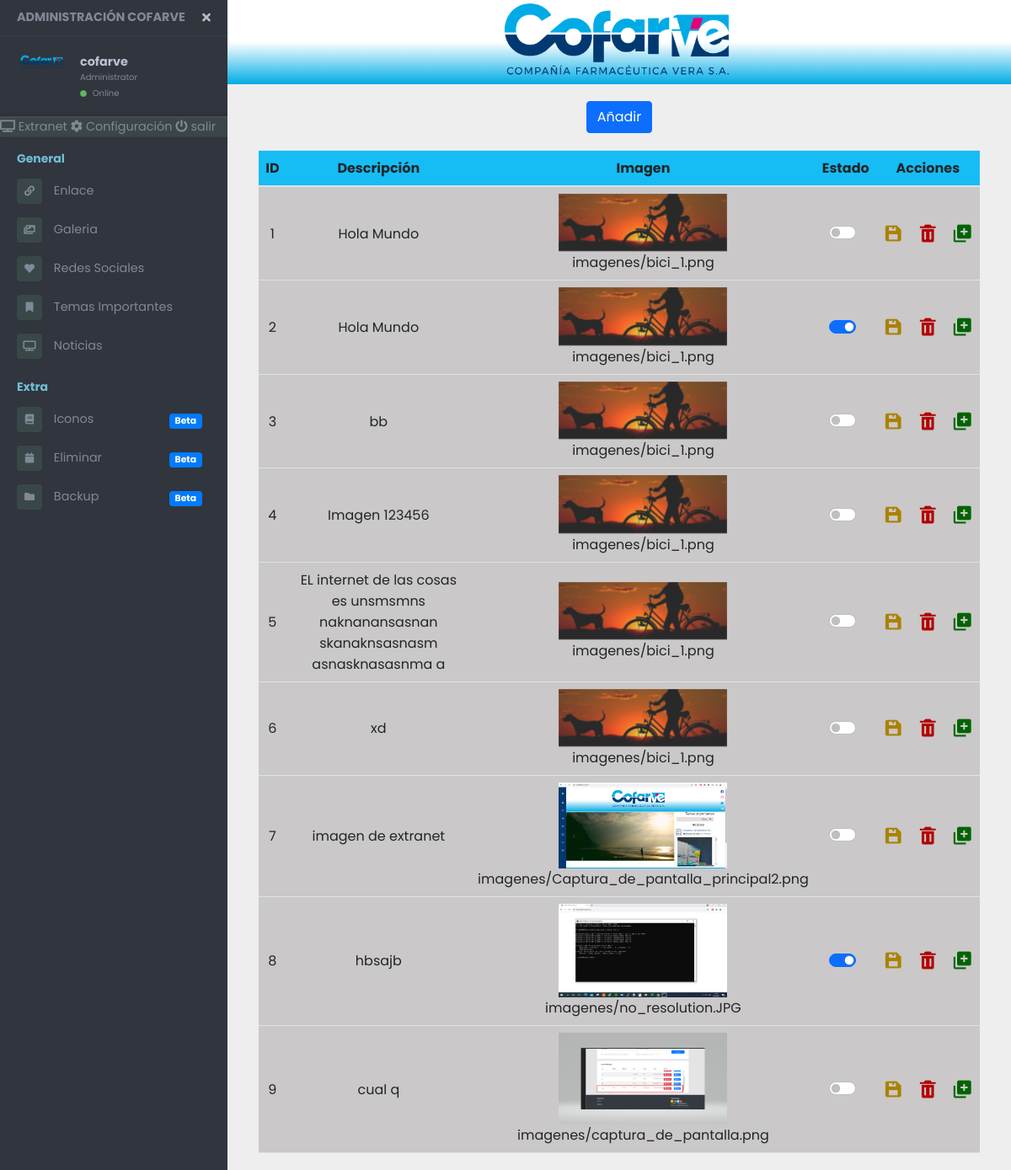
Page /galeria/ (signed in) on the committed database.
### blog/models.py (models this page shows, shortened)
class Galeria(models.Model):
    id = models.AutoField(primary_key=True)
    imageX = models.FileField(upload_to='imagenes', max_length=254, blank=True)
    descripcion= models.CharField(max_length=300, blank=True)
    state = models.BooleanField(default=False)

### blog/views/viewGaleria.py (the view)
# urls.py: path('galeria/',login_required(viewGaleria.galeriaConfi), name= 'galeria'),
def galeriaConfi(request):
    picture = Galeria.objects.all()
    if request.method == 'POST':
        form = PostGaleria(request.POST, request.FILES)
        if form.is_valid():
            form.save()
            return render(request,'edit.html' )
    else:
        form = PostGaleria()
    contexto = {'form' : form, 'picture' : picture}
    return render(request, 'galeria.html', contexto)

### blog/forms.py
class PostGaleria(forms.ModelForm):
    class Meta:
        model = Galeria
        fields = ('id', 'imageX', 'descripcion','state' )

### public/templates/galeria.html (shortened to what this page needs)
{% extends 'encabezado2.html' %}
{% load static %}
  {% block estilos %}
 <link rel="stylesheet" href='{% static "./css/styleAdmin.css" %}'>
  {% endblock estilos %}
  {% block cuerpo %}
      <button type="button" data-toggle="modal" data-target="#ModalRedesAdd"
        class="btn btn-primary btn-nuevo">Añadir</button>
      <table class="table" id="tablaT">
        <thead class="" id="table-head">
          <tr>
            <th>ID</th>
            <th>Descripción</th>
            <th>Imagen</th>
            <th>Estado</th>
            <th colspan="3">Acciones</th>
          </tr>
        </thead>
        <tbody>
          {% for image in picture %}
          <form action="" method="post" class="post-form" id="FormUpdate{{image.id}}">
            <tr class="item-main contenidoMenu" id="contenidoMenu{{image.id}}">
              <td> {{image.id}}</td>
              <td>{{image.descripcion}}</td>
              <td>
                <img src="/media/{{image.imageX}}" data-image-hd="/media/{{image.imageX}}"  alt="Imagen 1" class="imagen" width="200px">
               <br><span> {{image.imageX}}</span>
        </td>
              <td>
                <div class="form-check form-switch">
                  <form action="{% url 'updateState' image.id %}" method="post" id="formularioG{{image.id}}">
                  {% if image.state %}
                  <input class="form-check-input" name="{{image.state}}" type="checkbox" id="flexSwitchCheckChecked"
                    checked onchange="estadoGaleria(`{{image.state}}`, `{% url 'updateState' image.id %}`)">
                  {% else %}
                  <input class="form-check-input" name="{{image.state}}" type="checkbox"
                    id="flexSwitchCheckChecked" onchange="estadoGaleria(`{{image.state}}`, `{% url 'updateState' image.id %}`)">
                  {% endif %}
                   </form>
                </div>
              </td>
              <td> <a id="" href="{% url 'updateimg' image.id %}" class="Button"><i
                    class='bx bxs-save icon-item icon-update' id=""></i></i></a></td>
              <td> <a id="" href="#"  class="modal-action modal-close waves-effect waves-green btn-flat "><i
                    class='bx bxs-trash icon-item icon-delete' id=""></i></a></td>
              <td> <a href="" data-toggle="modal" data-target="#ModalMenu"><i
                    class='bx bxs-add-to-queue icon-item icon-nuevo'></i></a></td>
            </tr>
          </form>
          {% endfor %}
        </tbody>
      </table>
    </div>
  </div>
  {% endblock cuerpo %}

### public/templates/encabezado2.html (shortened to what this page needs)
{% load static %}
<link href="//maxcdn.bootstrapcdn.com/bootstrap/4.0.0/css/bootstrap.min.css" rel="stylesheet" id="bootstrap-css">
<!DOCTYPE html>
<html lang="en">
<head>
    <link rel="stylesheet" href="https://maxcdn.bootstrapcdn.com/bootstrap/4.0.0/css/bootstrap.min.css"
>
        <link href="https://cdn.jsdelivr.net/npm/bootstrap@5.1.3/dist/css/bootstrap.min.css" rel="stylesheet">
    <link rel="stylesheet" href='{% static "./../static/css/encabezado2.css" %}'>
    <link rel="stylesheet" href="https://cdn.jsdelivr.net/npm/boxicons@latest/css/boxicons.min.css" />
    <link rel="stylesheet" href='{% static "./css/styleAdmin.css" %}'>
    <link href="https://use.fontawesome.com/releases/v5.0.6/css/all.css" rel="stylesheet">
  {% block estilos %}
  {% endblock estilos %}
</head>
<body>
<div class="page-wrapper chiller-theme toggled">
  <nav id="sidebar" class="sidebar-wrapper">
    <div class="sidebar-content">
      <div class="sidebar-brand">
        <a href="/administrador">Administración Cofarve</a>
        <div id="close-sidebar">
          <i class="fas fa-times"></i>
        </div>
      </div>
      <div class="sidebar-header">
        <div class="user-pic">
          <img class="img-responsive img-rounded" src='{% static "./../static/img/cofarve.png" %}'  alt="User picture">
        </div>
        <div class="user-info">
          <span class="user-name">
            <strong>{{ user.username }}</strong>
          </span>
          <span class="user-role">Administrator</span>
          <span class="user-status">
            <i class="fa fa-circle"></i>
            <span>Online</span>
          </span>
        </div>
      </div>
      <div class="sidebar-brand2 ">
        <a href="/" target="_blank">
          <i class="fa fa-tv"> </i>
      Extranet
        </a>
        <a href="#" >
          <i class="fa fa-cog"></i>
           Configuración
        </a>
        <a href=""  data-toggle="modal" data-target="#ModalSalir"
        id="btnSubmenuid"  >
          <i class="fa fa-power-off"> </i>
          salir
        </a>
      </div>
      <div class="sidebar-menu">
        <ul>
          <li class="header-menu">
            <span>General</span>
          </li>
          <li>
            <a href="/administrador">
              <i class="fa fa-link"></i>
              <span>Enlace</span>
            </a>
          </li>
          <li >
            <a href="/galeria">
              <i class="fa fa-images"></i>
              <span>Galeria</span>
            </a>
          </li>
          <li class="">
            <a href="/redes-sociales">
              <i class="fa fa-heart"></i>
              <span>Redes Sociales</span>
            </a>
          </li>
          <li class="">
            <a href="/temas-importantes">
              <i class="fa fa-bookmark"></i>
              <span>Temas Importantes</span>
            </a>
          </li>
          <li class="">
            <a href="/noticias">
              <i class="fa fa-tv"></i>
              <span>Noticias</span>
            </a>
          </li>
          <li class="header-menu">
            <span>Extra</span>
          </li>
          <li>
            <a href="#">
              <i class="fa fa-book"></i>
              <span>Iconos</span>
              <span class="badge badge-pill badge-primary">Beta</span>
            </a>
          </li>
          <li>
            <a href="#">
              <i class="fa fa-calendar"></i>
              <span>Eliminar</span>
              <span class="badge badge-pill badge-primary">Beta</span>
            </a>
          </li>
          <li>
            <a href="#">
              <i class="fa fa-folder"></i>
              <span>Backup</span>
              <span class="badge badge-pill badge-primary">Beta</span>
            </a>
          </li>
        </ul>
      </div>
    </div>
  </nav>
  <main class="page-content">
    <div class="content">
      <div id="imagenMain-AD">
        <img src='{% static "./img/cofarve.png" %}'>
      </div>
    {% block cuerpo %}
    {% endblock cuerpo %}
</html>

### public/static/css/encabezado2.css (style rules this page uses)
body { font-size: 0.9rem; }
.page-wrapper .sidebar-wrapper, .sidebar-wrapper .sidebar-brand2 .sidebar-brand > a, .sidebar-wrapper .sidebar-dropdown > a:after, .sidebar-wrapper .sidebar-menu .sidebar-dropdown .sidebar-submenu li a:before, .sidebar-wrapper ul li a i, .page-wrapper .page-content, .sidebar-wrapper .sidebar-menu ul li a, #show-sidebar, #close-sidebar { -webkit-transition: all 0.3s ease; -moz-transition: all 0.3s ease; -ms-transition: all 0.3s ease; -o-transition: all 0.3s ease; transition: all 0.3s ease; }
.page-wrapper { height: 100vh; }
.page-wrapper.toggled .sidebar-wrapper { left: 0px; }
@media screen and (min-width: 768px) { .page-wrapper.toggled .page-content { padding-left: 270px; } }
.sidebar-wrapper { width: 270px; height: 100%; max-height: 100%; position: fixed; top: 0; left: -300px; z-index: 999; }
.sidebar-wrapper ul { list-style-type: none; padding: 0; margin: 0; }
.sidebar-wrapper a { text-decoration: none; }
.sidebar-content { max-height: calc(100% - 30px); height: calc(100% - 30px); overflow-y: auto; position: relative; }
.sidebar-wrapper .sidebar-brand { padding: 10px 20px; display: flex; align-items: center; }
.sidebar-wrapper .sidebar-brand > a { text-transform: uppercase; font-weight: bold; flex-grow: 1; }
.sidebar-wrapper .sidebar-header { padding: 20px; overflow: hidden; }
.sidebar-wrapper .sidebar-header .user-pic { float: left; width: 60px; padding: 2px; border-radius: 12px; margin-right: 15px; overflow: hidden; }
.sidebar-wrapper .sidebar-header .user-pic img { object-fit: cover; width: 100%; }
.sidebar-wrapper .sidebar-header .user-info { float: left; }
.sidebar-wrapper .sidebar-header .user-info > span { display: block; }
.sidebar-wrapper .sidebar-header .user-info .user-role { font-size: 10px; }
.sidebar-wrapper .sidebar-header .user-info .user-status { font-size: 10px; margin-top: 4px; }
.sidebar-wrapper .sidebar-header .user-info .user-status i { font-size: 8px; margin-right: 4px; color: #5cb85c; }
.sidebar-wrapper .sidebar-menu { padding-bottom: 10px; }
.sidebar-wrapper .sidebar-menu .header-menu span { font-weight: bold; font-size: 14px; padding: 15px 20px 5px 20px; display: inline-block; }
.sidebar-wrapper .sidebar-menu ul li a { display: inline-block; width: 100%; text-decoration: none; position: relative; padding: 8px 30px 8px 20px; }
.sidebar-wrapper .sidebar-menu ul li a i { margin-right: 10px; font-size: 12px; width: 30px; height: 30px; line-height: 30px; text-align: center; border-radius: 4px; }
.sidebar-wrapper .sidebar-menu ul li a span.label, .sidebar-wrapper .sidebar-menu ul li a span.badge { float: right; margin-top: 8px; margin-left: 5px; }
.page-wrapper .page-content { display: inline-block; width: 100%; padding-left: 0px; }
.page-wrapper .page-content { overflow-x: hidden; }
.chiller-theme .sidebar-wrapper { background: #31353D; }
.chiller-theme .sidebar-wrapper .sidebar-header, .chiller-theme .sidebar-wrapper .sidebar-menu { border-top: 1px solid #3a3f48; }
.chiller-theme .sidebar-wrapper .sidebar-header .user-info .user-role, .chiller-theme .sidebar-wrapper .sidebar-header .user-info .user-status, .chiller-theme .sidebar-wrapper input.search-menu, .chiller-theme .sidebar-wrapper .input-group-text, .chiller-theme .sidebar-wrapper .sidebar-brand>a, .chiller-theme .sidebar-wrapper .sidebar-menu ul li a, .chiller-theme .sidebar-footer>a { color: #818896; }
.chiller-theme .sidebar-wrapper .sidebar-menu ul li:hover>a, .chiller-theme .sidebar-wrapper .sidebar-menu .sidebar-dropdown.active>a, .chiller-theme .sidebar-wrapper .sidebar-header .user-info, .chiller-theme .sidebar-wrapper .sidebar-brand>a:hover, .chiller-theme .sidebar-footer>a:hover i { color: #b8bfce; }
.page-wrapper.chiller-theme.toggled #close-sidebar { color: #bdbdbd; }
.sidebar-brand2>a { color: #818896; }
.chiller-theme .sidebar-wrapper .sidebar-menu ul li a i, .chiller-theme .sidebar-wrapper .sidebar-menu .sidebar-dropdown div, .chiller-theme .sidebar-wrapper input.search-menu, .chiller-theme .sidebar-wrapper .input-group-text { background: #3a4748; }
.chiller-theme .sidebar-wrapper .sidebar-menu .header-menu span { color: #6fbed6; }
.chiller-theme .sidebar-brand2 { background: #3a4648; box-shadow: 0px -1px 5px #282c33; border-top: 2px solid #464a52; }
.chiller-theme .sidebar-brand2>a:first-child { border-left: none; }
.chiller-theme .sidebar-brand2>a:last-child { border-right: none; }

### rows in the picture
Galeria: id "1", descripcion "Hola Mundo", imageX (picture), imageX "imagenes/bici_1.png"
Galeria: id "2", descripcion "Hola Mundo", imageX (picture), imageX "imagenes/bici_1.png"
Galeria: id "3", descripcion "bb", imageX (picture), imageX "imagenes/bici_1.png"
Galeria: id "4", descripcion "Imagen 123456", imageX (picture), imageX "imagenes/bici_1.png"
Galeria: id "5", descripcion "EL internet de las cosas es unsmsmns naknanansasnan skanaknsasnasm asnasknasasnma a", imageX (picture), imageX "imagenes/bici_1.png"
Galeria: id "6", descripcion "xd", imageX (picture), imageX "imagenes/bici_1.png"
Galeria: id "7", descripcion "imagen de extranet", imageX (picture), imageX "imagenes/Captura_de_pantalla_principal2.png"
Galeria: id "8", descripcion "hbsajb", imageX (picture), imageX "imagenes/no_resolution.JPG"
Galeria: id "9", descripcion "cual q", imageX (picture), imageX "imagenes/captura_de_pantalla.png"

### other values in the picture
{{ user.username }} "cofarve"
